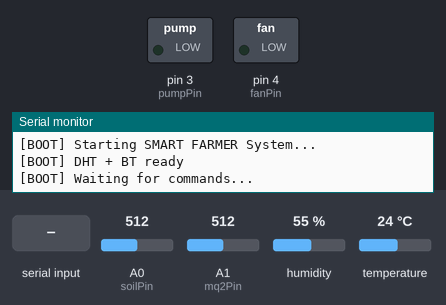
This sketch was run on a simulated Arduino Uno, built with avr-gcc and run on an emulated ATmega328P. On the bench: switched loads named in the sketch (green lamp = pin HIGH), the last lines printed to the serial monitor. The test bench sets the inputs (shaded band); at power-on: A0 (soilPin) = 512, A1 (mq2Pin) = 512, humidity 55 %, temperature 24 °C.

Above: at 1.2 s.
1.3 s: "P1\n" received over the second serial link
At 2.9 s:
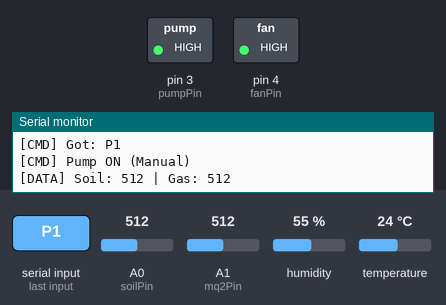
3.5 s: "P0\n" received over the second serial link
At 4.5 s:
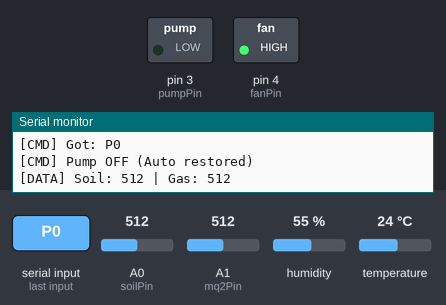
5.0 s: A0 (soilPin) set to 407
13.5 s: A0 (soilPin) set to 387
At 14.4 s:
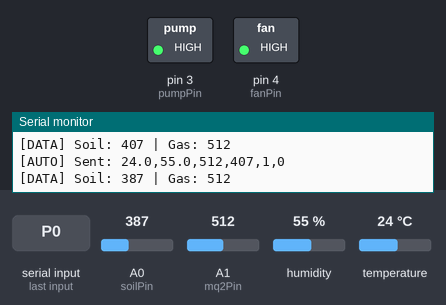
15.5 s: A0 (soilPin) set to 410
At 17.4 s:
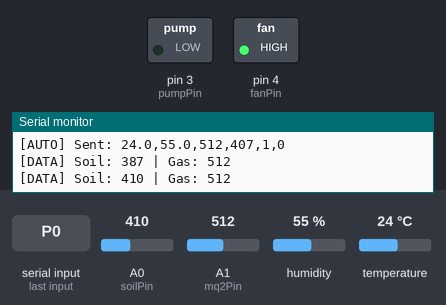
Timing chart, 0 to 18.9 s (numbered marks = the images above; inputs shaded):
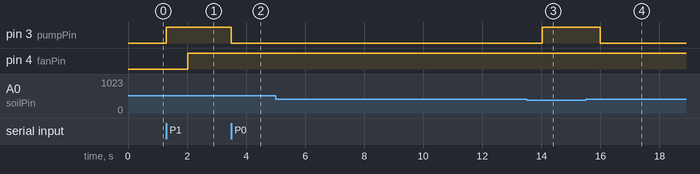

Measured:
- the behaviour switches between 400 and 399 on A0 (soilPin) (found by bisection; images 2 and 3)
- after the input at 1.3 s, pin 3 (pumpPin): LOW → HIGH at once
- after the input at 3.5 s, pin 3 (pumpPin): HIGH → LOW at once
- after the input at 13.5 s, pin 3 (pumpPin): LOW → HIGH after 0.52 s
- after the input at 15.5 s, pin 3 (pumpPin): HIGH → LOW after 0.50 s

The sketch:

SmartFarmArduinoCode.ino
```cpp
#include <DHT.h>
#include <SoftwareSerial.h>

SoftwareSerial btSerial(9, 10);
#define DHTPIN   2
#define DHTTYPE  DHT11
DHT dht(DHTPIN, DHTTYPE);

const int mq2Pin  = A1;
const int soilPin = A0;
const int fanPin  = 4;
const int pumpPin = 3;

String btCommand  = "";
bool   btDataReady = false;
unsigned long lastSensorRead = 0;
unsigned long lastReport     = 0;
const unsigned long SENSOR_INTERVAL = 2000;
const unsigned long REPORT_INTERVAL = 5000;
float lastTemp = 0, lastHum = 0;

// Added flags to prevent auto-logic from overriding manual Bluetooth commands
bool manualFan = false;
bool manualPump = false;

// ════════════════════════════════════════════════════
void setup() {
  Serial.begin(115200);
  Serial.println(F("[BOOT] Starting SMART FARMER System..."));

  pinMode(fanPin,  OUTPUT);
  pinMode(pumpPin, OUTPUT);
  digitalWrite(fanPin,  LOW);
  digitalWrite(pumpPin, LOW);

  pinMode(mq2Pin, INPUT);
  pinMode(soilPin, INPUT);

  dht.begin();
  btSerial.begin(9600);

  Serial.println(F("[BOOT] DHT + BT ready"));
  Serial.println(F("[BOOT] Waiting for commands..."));
}

void readBluetooth() {
  while (btSerial.available()) {
    char c = btSerial.read();

    if (c != '\n' && c != '\r') {
      if (btCommand.length() < 32) {
        btCommand += c;
      }
    }


    if (btCommand == "F1" || btCommand == "F0" || btCommand == "P1" || btCommand == "P0" || btCommand == "STATUS") {
      btDataReady = true;
    }
  }
}

void processCommand() {
  if (!btDataReady) return;

  btDataReady = false;
  btCommand.trim();
  btCommand.toUpperCase();

  Serial.print(F("[CMD] Got: "));
  Serial.println(btCommand);

  if (btCommand == "F1") {
    digitalWrite(fanPin, HIGH);
    manualFan = true;
    btSerial.println(F("OK:F1"));
    Serial.println(F("[CMD] Fan ON (Manual)"));

  } else if (btCommand == "F0") {
    digitalWrite(fanPin, LOW);
    manualFan = false;
    btSerial.println(F("OK:F0"));
    Serial.println(F("[CMD] Fan OFF (Auto restored)"));

  } else if (btCommand == "P1") {
    digitalWrite(pumpPin, HIGH);
    manualPump = true;
    btSerial.println(F("OK:P1"));
    Serial.println(F("[CMD] Pump ON (Manual)"));

  } else if (btCommand == "P0") {
    digitalWrite(pumpPin, LOW);
    manualPump = false;
    btSerial.println(F("OK:P0"));
    Serial.println(F("[CMD] Pump OFF (Auto restored)"));

  } else if (btCommand == "STATUS") {
    int gas  = analogRead(mq2Pin);
    int soil = analogRead(soilPin);
    bool fanOn  = digitalRead(fanPin);
    bool pumpOn = digitalRead(pumpPin);

    String report = String(lastTemp, 1) + "," +
                    String(lastHum,  1) + "," +
                    String(gas)         + "," +
                    String(soil)        + "," +
                    (fanOn  ? "1" : "0") + "," +
                    (pumpOn ? "1" : "0");

    btSerial.println(report);
    Serial.print(F("[CMD] STATUS sent: "));
    Serial.println(report);

  } else {
    btSerial.println(F("ERR:UNKNOWN"));
    Serial.print(F("[CMD] Unknown: "));
    Serial.println(btCommand);
  }

  btCommand = "";
}

void runFarmLogic() {

  float t = dht.readTemperature();
  float h = dht.readHumidity();
  if (!isnan(t)) lastTemp = t;
  if (!isnan(h)) lastHum  = h;

  int gas  = analogRead(mq2Pin);
  int soil = analogRead(soilPin);

  if (!manualFan) {
    if (lastTemp > 30 || lastHum > 60 || gas > 400) {
      digitalWrite(fanPin, HIGH);
    } else {
      digitalWrite(fanPin, LOW);
    }
  }

  if (!manualPump) {
    if (soil < 400) {
      digitalWrite(pumpPin, HIGH);
    } else {
      digitalWrite(pumpPin, LOW);
    }
  }

  Serial.print(F("[DATA] Soil: "));
  Serial.print(soil);
  Serial.print(F(" | Gas: "));
  Serial.println(gas);

  unsigned long now = millis();
  if (now - lastReport >= REPORT_INTERVAL) {
    bool fanOn  = digitalRead(fanPin);
    bool pumpOn = digitalRead(pumpPin);

    String report = String(lastTemp, 1) + "," +
                    String(lastHum,  1) + "," +
                    String(gas)         + "," +
                    String(soil)        + "," +
                    (fanOn  ? "1" : "0") + "," +
                    (pumpOn ? "1" : "0");

    btSerial.println(report);
    Serial.print(F("[AUTO] Sent: "));
    Serial.println(report);

    lastReport = now;
  }
}

void loop() {
  readBluetooth();
  processCommand();

  unsigned long now = millis();
  if (now - lastSensorRead >= SENSOR_INTERVAL) {
    runFarmLogic();
    lastSensorRead = now;
  }
}
```
